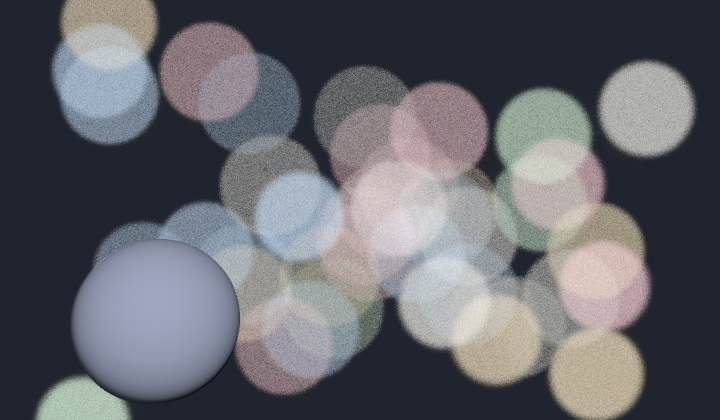
#> input picture docs/images/bokeh/bokeh-disk.png, 720 x 420 px, found by its file name
$ python make_bokeh_figure.py
#> lines starting #> are read from the running program, lines starting #| are printed output that depends on the picture
"""Stack the two bokeh renders into the post's comparison figure.

    python scripts/make_bokeh_figure.py

Reads docs/images/bokeh/bokeh-disk.png and bokeh-hexagon.png, writes
docs/images/bokeh/bokeh-comparison.png. Regenerate the inputs with
assets/scenes/bokeh.lua -- once as shipped, once with the hexagon
rejection test swapped into SampleUnitDisk.
"""
from PIL import Image, ImageDraw, ImageFont

GAP, PAD, BAR = 12, 12, 34
BG, FG = (26, 30, 42), (214, 219, 232)


def label_font():
    for path in ("C:/Windows/Fonts/segoeui.ttf", "C:/Windows/Fonts/arial.ttf"):
        try:
            return ImageFont.truetype(path, 19)
        except OSError:
            continue
    return ImageFont.load_default()


def main():
    left = Image.open("docs/images/bokeh/bokeh-disk.png").convert("RGB")
#> left is the input picture: PIL image 720x420 RGB; mean R, G, B 100.8, 102, 107.7
    right = Image.open("docs/images/bokeh/bokeh-hexagon.png").convert("RGB")
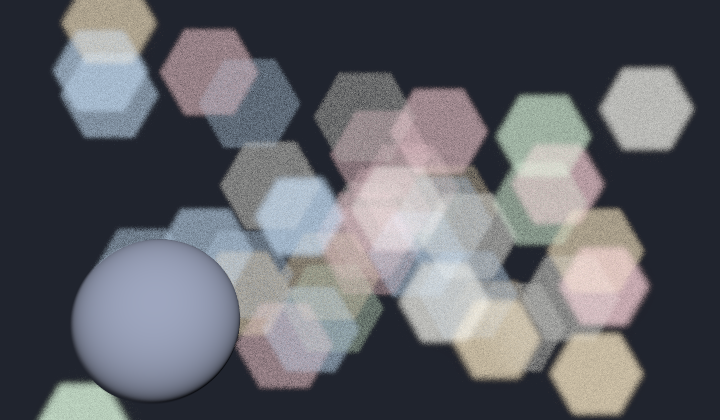
#> input picture docs/images/bokeh/bokeh-hexagon.png, 720 x 420 px, found by its file name
#> right is the input picture: PIL image 720x420 RGB; mean R, G, B 97.5, 98.9, 105
    if left.size != right.size:
        raise SystemExit(f"size mismatch: {left.size} vs {right.size}")

    w, h = left.size
#> w = 720; h = 420
    out = Image.new("RGB", (PAD * 2 + w * 2 + GAP, PAD * 2 + BAR + h), BG)
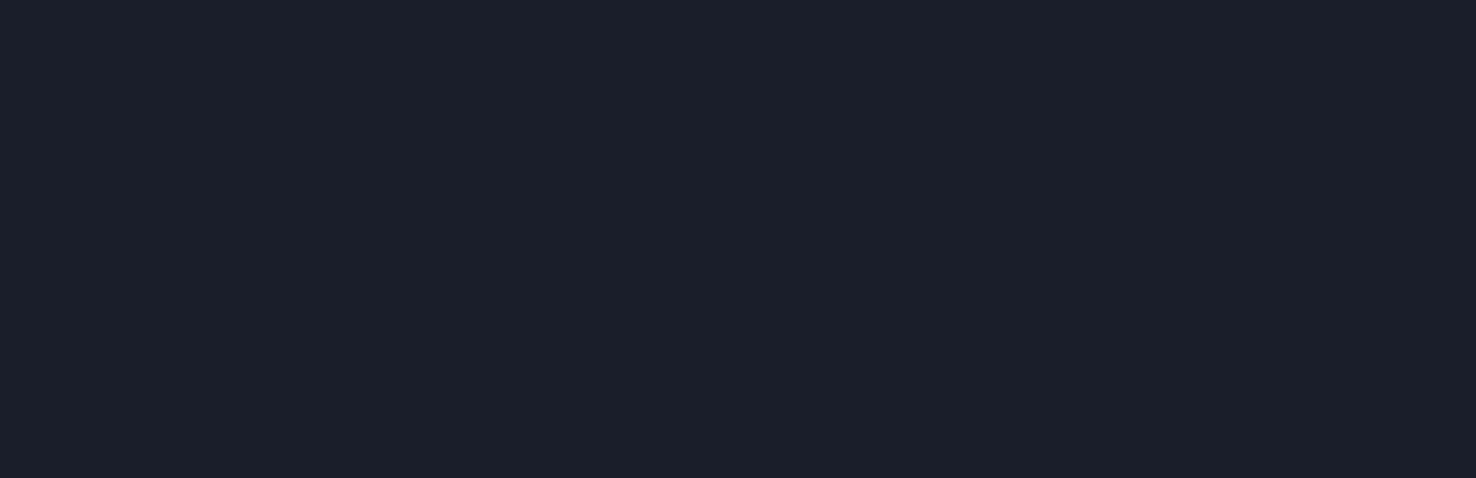
#> out: PIL image 1476x478 RGB; mean R, G, B 26, 30, 42
    out.paste(left, (PAD, PAD + BAR))
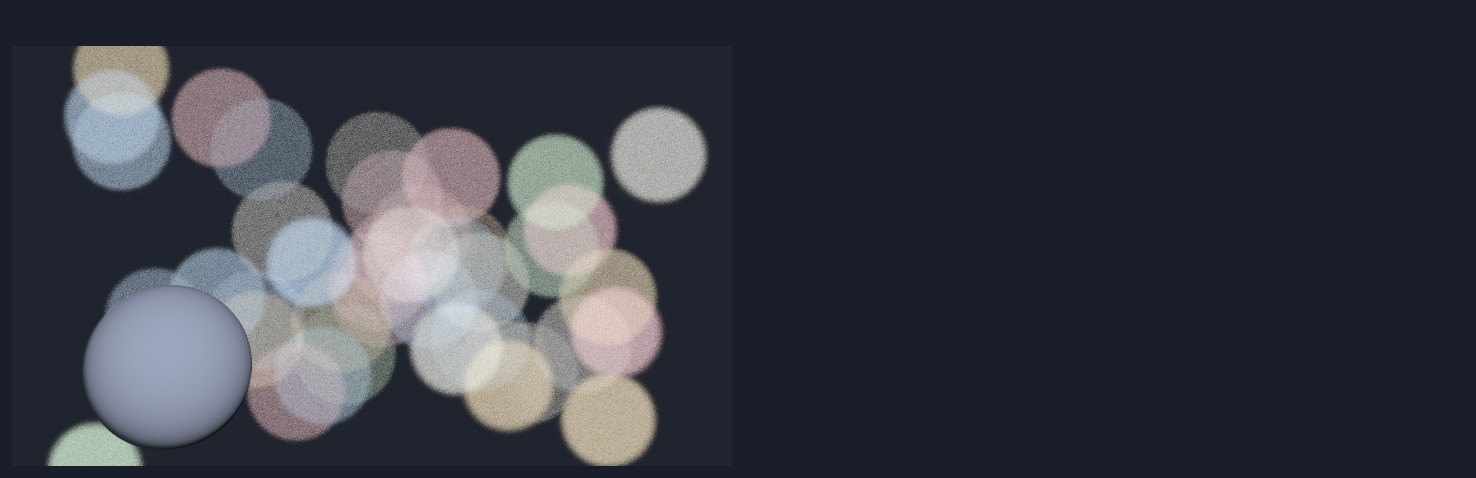
#> out: PIL image 1476x478 RGB; mean R, G, B 58, 60.9, 70.2
    out.paste(right, (PAD + w + GAP, PAD + BAR))
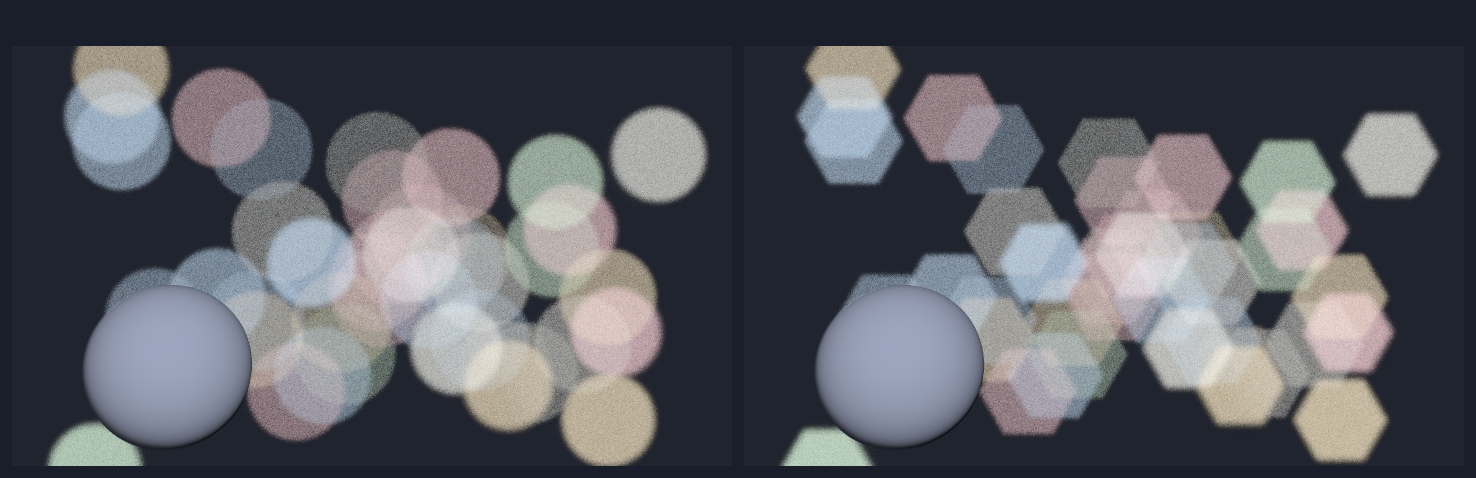
#> out: PIL image 1476x478 RGB; mean R, G, B 88.7, 90.4, 97.2

    draw = ImageDraw.Draw(out)
    font = label_font()
    for x, text in ((PAD, "Disk aperture"), (PAD + w + GAP, "Hexagonal aperture")):
        draw.text((x + 2, PAD + 5), text, font=font, fill=FG)

    out.save("docs/images/bokeh/bokeh-comparison.png")
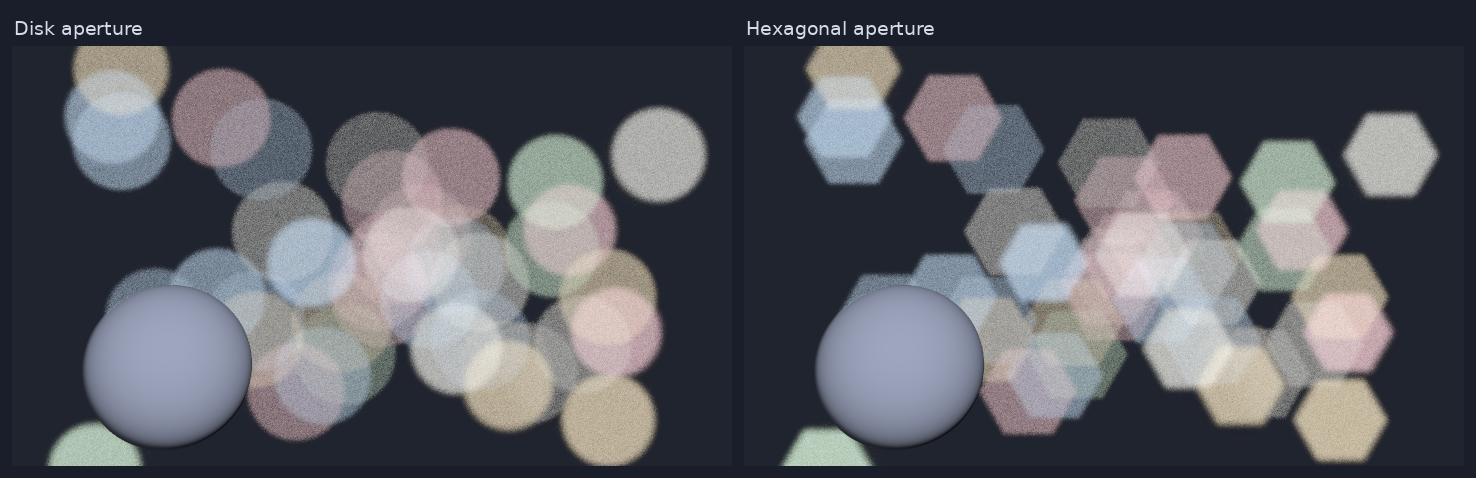
#> saved as bokeh-comparison.png: PIL image 1476x478 RGB; mean R, G, B 89, 90.8, 97.5
    print(f"wrote docs/images/bokeh/bokeh-comparison.png  {out.size[0]}x{out.size[1]}")
#| wrote docs/images/bokeh/bokeh-comparison.png  1476x478


if __name__ == "__main__":
    main()
